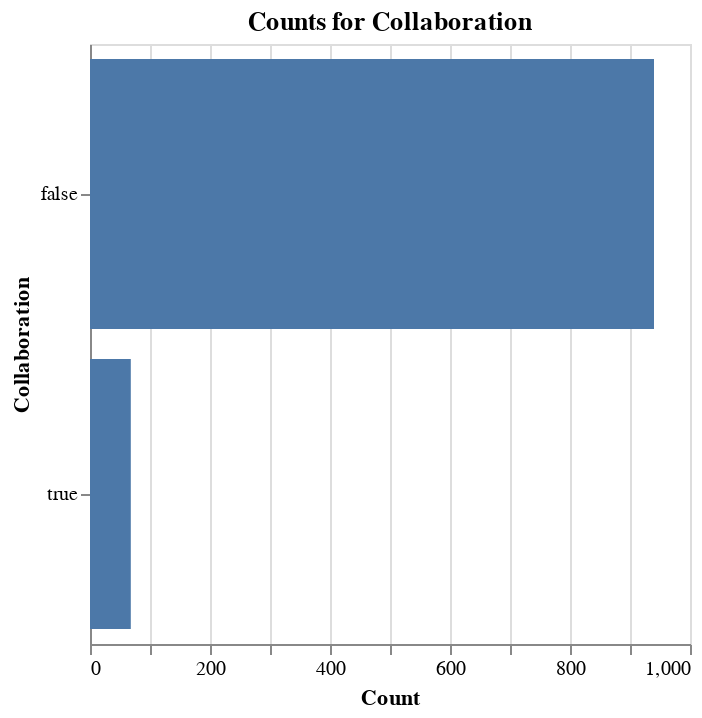

Notebook source saved alongside this figure:
### Markdown cell above
**Question 2.4** <br> {points: 2}  

How many films in our dataset have been collaborations? 

Plot the counts of the `collaboration` column that we made in **Question 2.3** from the `collab_df` dataframe. Give the plot a title and a width and height of 300.

*Save the plot in an object named `studio_dist`.*

### Code cell
studio_dist = alt.Chart(collab_df).mark_bar().encode(
    alt.X('count()', title="Count"),
    alt.Y('collaboration', title="Collaboration")).properties(title="Counts for Collaboration", width=300, height=300)
studio_dist

### Figure 1 — Vega-Lite specification as saved in the notebook (floating-point values rounded to 4 significant figures; data arrays with more than 128 entries replaced by an {"elided": "..."} marker saying what was removed)
{"config": {"view": {"continuousWidth": 400, "continuousHeight": 300}}, "data": {"name": "data-8a96542618dae39d4c58df057e197640"}, "mark": "bar", "encoding": {"x": {"type": "quantitative", "aggregate": "count", "title": "Count"}, "y": {"type": "nominal", "field": "collaboration", "title": "Collaboration"}}, "height": 300, "title": "Counts for Collaboration", "width": 300, "$schema": "https://vega.github.io/schema/vega-lite/v4.8.1.json", "datasets": {"data-8a96542618dae39d4c58df057e197640": {"elided": "1008 records"}}}
